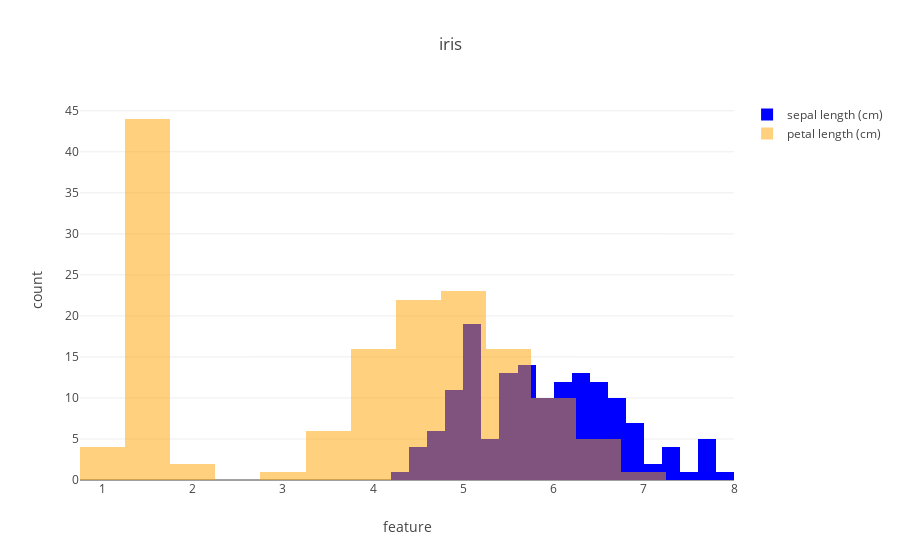

Notebook code cell kept with this figure:
### Markdown cell above
## Histogram

### Code cell
x0 = data_iris[:,0]
x1 = data_iris[:,2]

# trace
trace0 = go.Histogram(x=x0,
                      nbinsx=20,     # bins
                      name=feat_names[0],
                      marker=dict(color='blue'),)
trace1 = go.Histogram(x=x1,
                      name=feat_names[2],
                      marker=dict(color='orange'),
                      opacity=0.5)
data = [trace0, trace1]

# layout
layout = go.Layout(barmode='overlay',
                   title='iris',
                   xaxis=dict(title='feature'),
                   yaxis=dict(title='count'))

fig = go.Figure(data=data, layout=layout)
iplot(fig)

### Figure 1 — Plotly figure (JSON) as saved in the notebook; plotly's stock layout.template omitted (floating-point values rounded to 4 significant figures; data arrays with more than 128 entries replaced by an {"elided": "..."} marker saying what was removed)
{"data": [{"marker": {"color": "blue"}, "name": "sepal length (cm)", "nbinsx": 20, "type": "histogram", "uid": "ebc3c606-110f-4170-b2ad-00925a80e7c0", "x": {"elided": "150 float values"}}, {"marker": {"color": "orange"}, "name": "petal length (cm)", "opacity": 0.5, "type": "histogram", "uid": "17e05c14-9d29-4ac5-8b54-6d717283d5dc", "x": {"elided": "150 float values"}}], "layout": {"autosize": true, "barmode": "overlay", "title": {"text": "iris"}, "xaxis": {"autorange": true, "range": [0.75, 8.0], "title": {"text": "feature"}, "type": "linear"}, "yaxis": {"autorange": true, "range": [0, 46.32], "title": {"text": "count"}}}}
